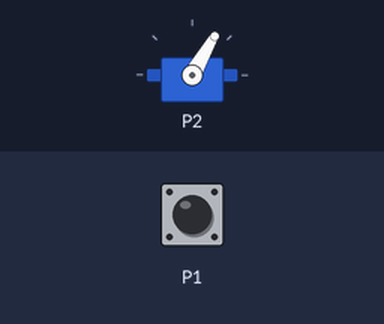
Recording of a program running on a simulated BBC micro:bit (MakeCode). Parts: servo. Inputs (shaded band) come from the test bench; at power-on: P1 LOW.

Above: at 1.2 s.
1.3 s: P1 pulled HIGH for 0.15 s
At 1.6 s:
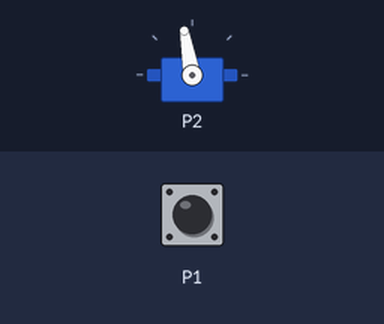
4.3 s: P1 pulled HIGH for 3.2 s
9.0 s: P1 pulled HIGH for 1 s
At 10.2 s:
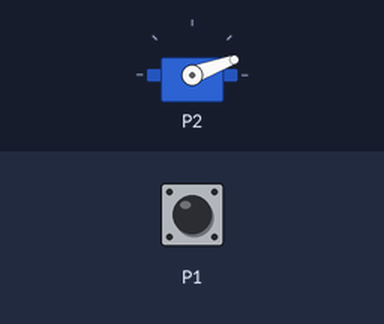
Timing chart, 0 to 14.9 s (numbered marks = the images above; inputs shaded):
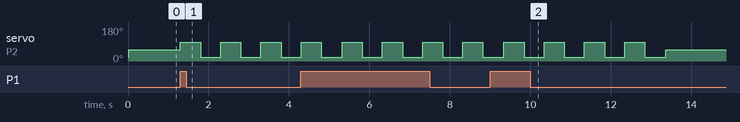

Measured:
- after the input at 1.3 s, servo on P2: alternates 100° for 0.50 s and 20° for 0.50 s, starting at once

The program:

main.ts
```typescript
let 角度 = 20
pins.servoWritePin(AnalogPin.P2, 角度)
basic.forever(function () {
    if (pins.digitalReadPin(DigitalPin.P1) == 1) {
        for (let index = 0; index < 4; index++) {
            角度 = 20
            角度 += 80
            pins.servoWritePin(AnalogPin.P2, 角度)
            basic.pause(500)
            角度 += -80
            pins.servoWritePin(AnalogPin.P2, 角度)
            basic.pause(500)
        }
    } else {
        角度 = 60
        pins.servoWritePin(AnalogPin.P2, 角度)
    }
})
```

test.ts
```typescript
// テストはここに来ます。このパッケージが拡張機能として使用されるときにはコンパイルされません。
```
